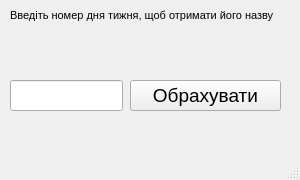
<?xml version="1.0" encoding="UTF-8"?>
<ui version="4.0">
 <class>MainWindow</class>
 <widget class="QMainWindow" name="MainWindow">
  <property name="geometry">
   <rect>
    <x>0</x>
    <y>0</y>
    <width>300</width>
    <height>180</height>
   </rect>
  </property>
  <property name="font">
   <font>
    <pointsize>14</pointsize>
   </font>
  </property>
  <property name="windowTitle">
   <string>Завдання 2</string>
  </property>
  <widget class="QWidget" name="centralwidget">
   <widget class="QPushButton" name="pushButton">
    <property name="geometry">
     <rect>
      <x>130</x>
      <y>80</y>
      <width>151</width>
      <height>31</height>
     </rect>
    </property>
    <property name="text">
     <string>Обрахувати</string>
    </property>
   </widget>
   <widget class="QLabel" name="label">
    <property name="geometry">
     <rect>
      <x>60</x>
      <y>40</y>
      <width>181</width>
      <height>31</height>
     </rect>
    </property>
    <property name="text">
     <string/>
    </property>
   </widget>
   <widget class="QLineEdit" name="lineEdit">
    <property name="geometry">
     <rect>
      <x>10</x>
      <y>80</y>
      <width>113</width>
      <height>31</height>
     </rect>
    </property>
   </widget>
   <widget class="QLabel" name="label_2">
    <property name="geometry">
     <rect>
      <x>10</x>
      <y>0</y>
      <width>291</width>
      <height>31</height>
     </rect>
    </property>
    <property name="font">
     <font>
      <pointsize>8</pointsize>
     </font>
    </property>
    <property name="text">
     <string>Введіть номер дня тижня, щоб отримати його назву</string>
    </property>
   </widget>
  </widget>
  <widget class="QMenuBar" name="menubar">
   <property name="geometry">
    <rect>
     <x>0</x>
     <y>0</y>
     <width>300</width>
     <height>31</height>
    </rect>
   </property>
  </widget>
  <widget class="QStatusBar" name="statusbar"/>
 </widget>
 <resources/>
 <connections/>
</ui>
